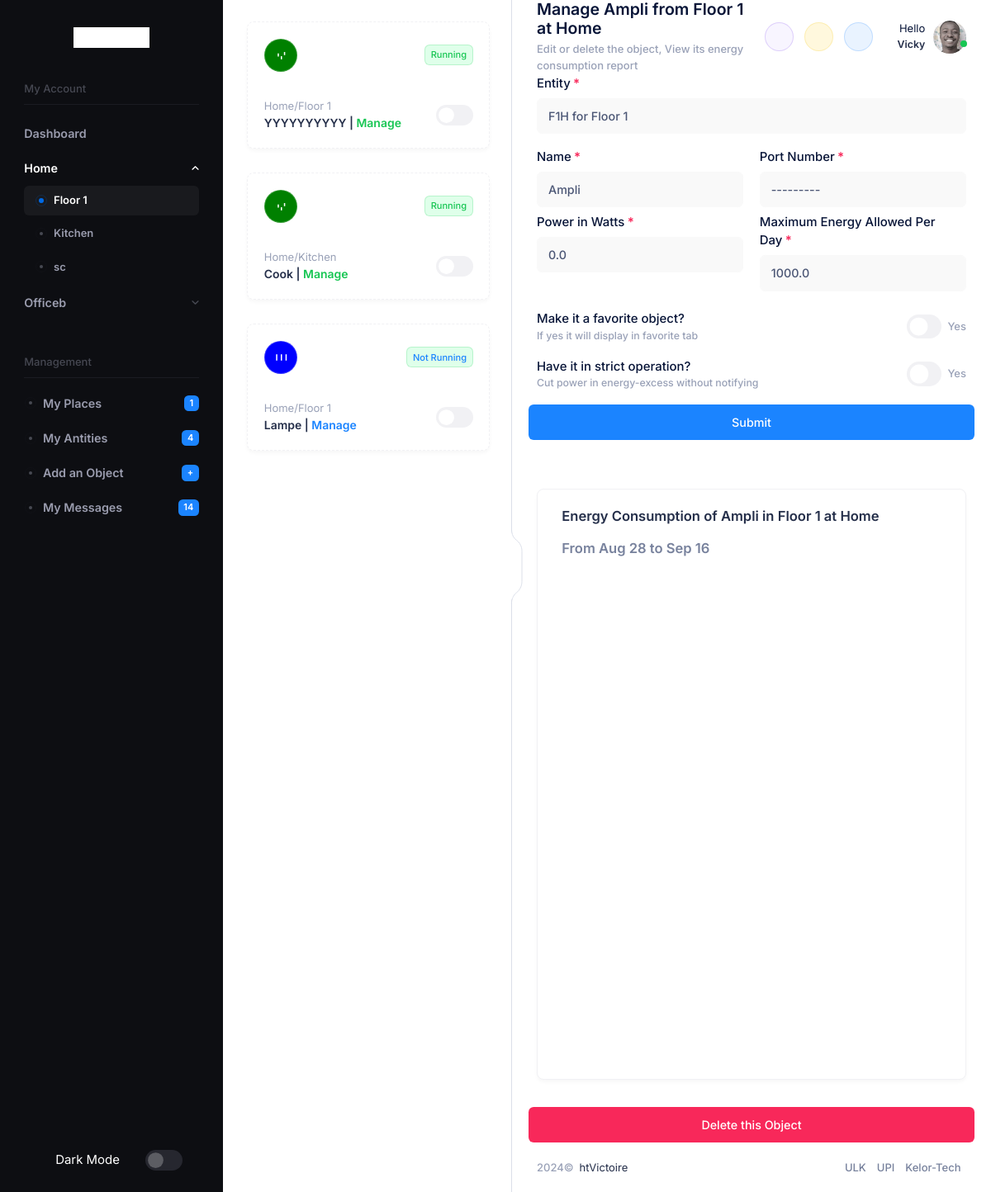
The app's page /manage/pin/8 (signed in), older data.
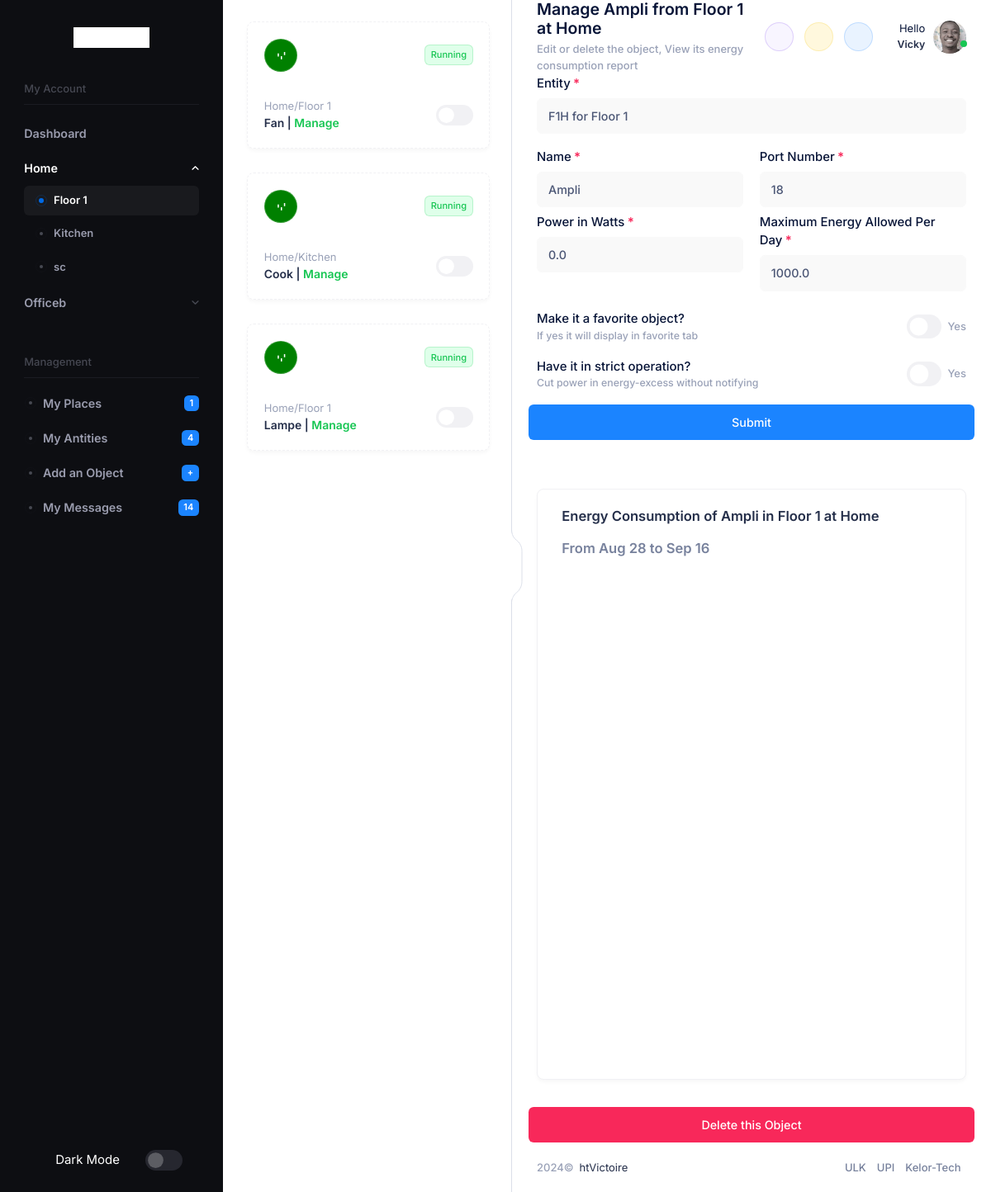
The same page, newer data.
### gpio/models.py (models this page shows, shortened)
class Pins(models.Model):
    nom = models.CharField(max_length=255, null=True, blank=False)
    board = models.ForeignKey(Board, on_delete=models.CASCADE)
    GPIO_CHOICES = {
        5  :"5",
        12 :"12",
        14 :"14",
        18 :"18",
        19 :"19",
    }
    gpio = models.IntegerField(choices=GPIO_CHOICES, null=True, blank=False)
    state = models.IntegerField()
    power = models.FloatField()
    consom_max = models.FloatField(default=100000000000.0)
    last_on = models.DateTimeField(null=True, blank=True)
    last_off = models.DateTimeField(null=True, blank=True)
    control_mode = models.BooleanField(default=False)
    today_limit_reached = models.BooleanField(default=False)
    class Meta:
        unique_together = ('board', 'gpio')

class Board(models.Model):
    nom = models.CharField(max_length=255, unique=True, null=True, blank=False)
    place = models.ForeignKey(Places, null=False, blank=False, on_delete=models.CASCADE)
    code = models.CharField(max_length=10)
    description = models.TextField(null=True, blank=True)
    def __str__(self):
        return f'{self.code} for {self.nom}'

class Places(models.Model):
    nom = models.CharField(max_length=255, unique=True, blank=False)
    address = models.CharField(max_length=255, null=False, blank=False)
    description = models.CharField(max_length=255, null=True, blank=True)
    def __str__(self):
        return self.nom

### gpio/views.py (the view, shortened to what this page needs)
# urls.py: path('manage/pin/<int:pin_id>', ManagePinView.as_view(), name='manage_pin'),
class ManagePinView(BaseView):
    template_name = 'gpio/pin.html'
    form_class = PinForm
    def get(self, request, pin_id):
        if not (self.user.place_manager or self.user.antity_manager):
            return redirect('login')
        pin = get_object_or_404(Pins, id=pin_id)
        if not check_antity_manager(user=self.user, antity=pin.board):
            return redirect('dashboard')
        self.get_nav_and_fav_pins_notifs(board=pin.board)
        dates_data, energy_data, past_date, today = get_last_twenty_days_enregy_consumption(pins=[pin])
        form = self.form_class(instance=pin, user=self.user)
        fav_check = Favorites.objects.filter(user=self.user, pin=pin).exists()
        strict_check = pin.control_mode
        self.context.update({
            'dates_data': dates_data,
            'energy_data': energy_data,
            'past_date': past_date,
            'today': today,
            'form': form,
            'fav_check' : fav_check,
            'strict_check': strict_check,
            'title': f"Manage {pin.nom} from {pin.board.nom} at {pin.board.place.nom}",
            'description': "Edit or delete the object, View its energy consumption report",
            "management" : True
        })
        return render(request, self.template_name, self.context)

### gpio/forms.py
class PinForm(forms.ModelForm):
    class Meta:
        model = Pins
        fields = ['nom', 'board', 'gpio','power', 'consom_max', 'control_mode']
        widgets = {
            'nom': forms.TextInput(attrs={'class': 'form-control form-control-solid'}),
            'gpio': forms.Select(attrs={'class': 'form-control form-control-solid'}),
            'board': forms.Select(attrs={'class': 'form-control form-control-solid'}),
            'power': forms.NumberInput(attrs={'class': 'form-control form-control-solid'}),
            'consom_max':forms.NumberInput(attrs={'class': 'form-control form-control-solid'}),
            'control_mode': forms.CheckboxInput(attrs={'class': 'form-check-input'}),
        }
    def __init__(self,  *args, user= None, **kwargs):
        super().__init__(*args, **kwargs)
        if user:
            boards = []
            boards.extend(user.boards.all())
            boards.extend( Board.objects.filter(place__in = user.places.all()).exclude(id__in = [b.id for b in boards]))
            boards = Board.objects.filter(id__in = [b.id for b in boards])
            self.fields['board'].queryset = boards

### gpio/templates/gpio/pin.html (shortened to what the changed rows need)
{% extends 'accounts/base.html' %}
{% load static %}
{% block main %}
<div class="app-main flex-column flex-row-fluid" id="kt_app_main">
    <div class="d-flex flex-column flex-column-fluid">
    <div id="kt_app_content" class="app-content flex-column-fluid">
        <form method="post" class="app-container container-fluid" >
            <div data-select2-id="select2-data-341-gjf8">
                <div class="mb-5 fv-row">
                    <label class="required fs-5 fw-semibold mb-2">Entity</label>
                    {{ form.board }}
                </div>
                <div class="row mb-5">
                    <div class="col-md-6 fv-row fv-plugins-icon-container">
                        <label class="required fs-5 fw-semibold mb-2">Name</label>
                        {{ form.nom }}
                    </div>
                    <div class="col-md-6 fv-row fv-plugins-icon-container">
                        <label class="required fs-5 fw-semibold mb-2">Port Number</label>
                        {{ form.gpio }}
                    </div>
                    <div class="col-md-6 fv-row fv-plugins-icon-container">
                        <label class="required fs-5 fw-semibold mb-2">Power in Watts</label>
                        {{ form.power }}
                    </div>
                    <div class="col-md-6 fv-row fv-plugins-icon-container">
                        <label class="required fs-5 fw-semibold mb-2">Maximum Energy Allowed Per Day</label>
                        {{ form.consom_max }}
                    </div>
                </div>
                <br/>
                <br/>
            </div>
        </form>
        <br/>
    {% if management %}
    <div id="kt_app_content_container" class="app-container container-fluid">
      <div class="card card-flush mb-5 mb-lg-10">
        <div class="card-header py-5">
          <h3 class="card-title fw-bold text-gray-800">Energy Consumption of {{form.instance.nom}} in {{form.instance.board.nom}} at {{form.instance.board.place.nom}} </h3>
          <div class="card-toolbar">
             <h3 class="card-title fw-bold text-gray-600"> From {{past_date}} to {{today}} </h3>
          </div>
        </div>
        <div
          class="card-body d-flex justify-content-between flex-column pb-0 px-0 pt-1"
        >
          <div
            id="kt_charts_widget_20000"
            class="min-h-auto ps-4 pe-6"
            data-kt-chart-info="Consumption"
            style="height: 600px"
          ></div>
        </div>
      </div>
        <div class= "row">
            <button type="button" class="btn btn-danger" data-mdb-toggle="modal" data-mdb-target="#exampleModal">
                <span class="indicator-label">
                    Delete this Object
                </span>
            </button>
        </div>
    </div>
    {% endif %}
  </div>
</div>
</div>
{% endblock %}

### accounts/templates/accounts/favbar.html (shortened to what this page needs)
<div
  id="kt_app_sidebar_panel"
  class="app-sidebar-panel"
  data-kt-drawer="true"
  data-kt-drawer-name="app-sidebar-panel"
  data-kt-drawer-activate="{default: true, lg: false}"
  data-kt-drawer-overlay="true"
  data-kt-drawer-width="280px"
  data-kt-drawer-direction="start"
  data-kt-drawer-toggle="#kt_app_sidebar_panel_toggle"
>
  <div
    class="d-flex flex-column flex-grow-1 gap-7 my-4 my-8 px-5 hover-scroll-y me-3"
    data-kt-scroll="true"
    data-kt-scroll-height="auto"
    data-kt-scroll-offset="5px"
  >
  {% for pin in fav_pins %}
    <div class="d-flex align-items-center position-relative">
      <div
        class="card border border-dashed d-flex flex-column p-6 gap-10 flex-grow-1 mb-2 ms-4"
      >
    {% if pin.state == 1 %}
    <div class="d-flex flex-stack">
      <div
        class="d-flex flex-center h-40px w-40px flex-shrink-0 rounded-circle border border-light-clarity"
        style=" background: green"
        >
      </div>
      <span
        class="rounded text-success fw-semibold fs-8 bg-light-success py-1 px-2 border border-success-clarity"
      >
        Running
      </span>
    </div>
    {% else %}
    <div class="d-flex flex-stack">
      <div
        class="d-flex flex-center h-40px w-40px flex-shrink-0 rounded-circle border border-light-clarity"
        style=" background: blue"
        >
      </div>
      <span
        class="rounded text-primary fw-semibold fs-8 bg-light-success py-1 px-2 border border-success-clarity"
        >
        Not Running
      </span>
    </div>
    {% endif %}
    <div class="d-flex flex-stack">
        <div class="d-flex flex-column">
          <span class="fs-base text-gray-500">{{pin.board.place}}/{{pin.board.nom}} </span>
          <span class="fs-6 fw-bold text-gray-800">
            <span> {{pin.nom}} | {% if pin.manager %}<a class = " {% if pin.state == 1 %} text-success {% else %} text-primary {% endif %}" href= "{% url "manage_pin" pin.id %}"> Manage </a>{% endif %}</span>
          </span>
        </div>
        <div class="form-check form-switch form-check-custom form-check-solid">
          <input class="form-check-input h-25px w-45px" type="checkbox" value="1" >
        </div>
    </div>
      </div>
    </div>
    {% endfor %}
  </div>
  <button
    class="app-sidebar-panel-toggle btn btn-icon text-gray-300 position-absolute translate-y-middle z-index-1 start-100 end-0 bottom-50 d-none d-lg-flex mb-4"
    data-kt-toggle="true"
    data-kt-toggle-state="active"
    data-kt-toggle-target="body"
    data-kt-toggle-name="app-sidebar-panel-collapse"
  >
  </button>
</div>

Row changes from the older to the newer data that the page shows:
changed Pins: nom "YYYYYYYYYY" → "Fan"
changed Pins "Lampe": state "Not Running" → "Running"
changed Pins "Ampli": gpio "---------" → "18"
